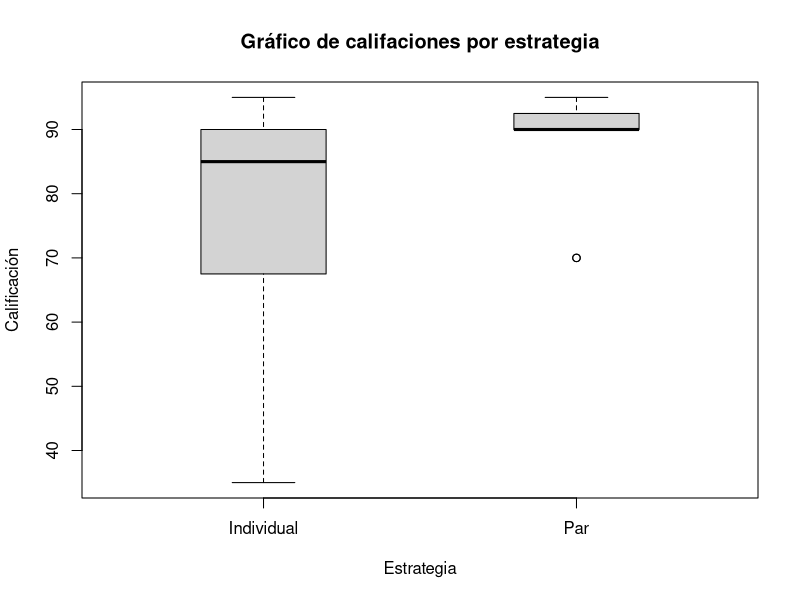
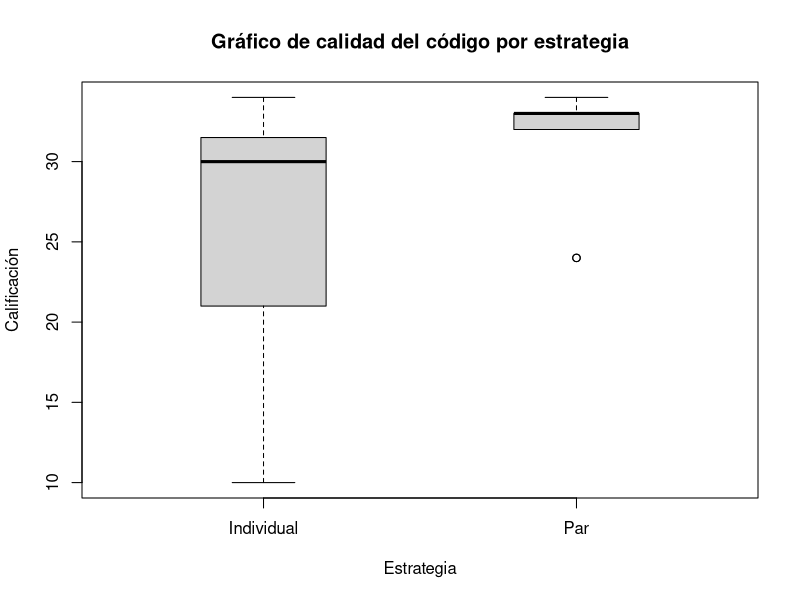

These charts were generated, in order, by the following R code:
sc_indv <- c(65, 90, 35, 85, 45, 90, 85, 90, 90, 85, 95, 75, 70, 35, 85)
sc_par <- c(90, 95, 70, 90, 70, 90, 90, 95, 90, 90, 95, 90, 90, 90, 95)

cq_indv <- c(32, 31, 10, 18, 14, 30, 34, 32, 34, 30, 31, 24, 24, 15, 29)
cq_par <- c(33, 32, 24, 32, 24, 33, 32, 34, 32, 33, 33, 33, 32, 33, 34)

#boxplot(sc_indv, sc_par, col=rgb(0, 0.5, 1), alpha = 0.5)
#boxplot(cq_indv, cq_par, col=rgb(0, 0.5, 0), alpha = 0.5)


sc_data <- data.frame("Individual"= sc_indv, "Par"=sc_par)
cq_data <- data.frame("Individual"=cq_indv, "Par"=cq_par)

boxplot(sc_data
        , main="Gráfico de califaciones por estrategia"
        , xlab="Estrategia"
        , ylab="Calificación"
        , boxwex=.4)

boxplot(cq_data
        , main="Gráfico de calidad del código por estrategia"
        , xlab="Estrategia"
        , ylab="Calificación"
        , boxwex=.4)

median(sc_indv)
median(sc_par)

median(cq_indv)
median(cq_par)

wilcox.test(sc_data$Individual, sc_data$Par, paired=TRUE, alternative = "two.sided")
wilcox.test(cq_data$Individual, cq_data$Par, paired=TRUE, alternative = "two.sided")